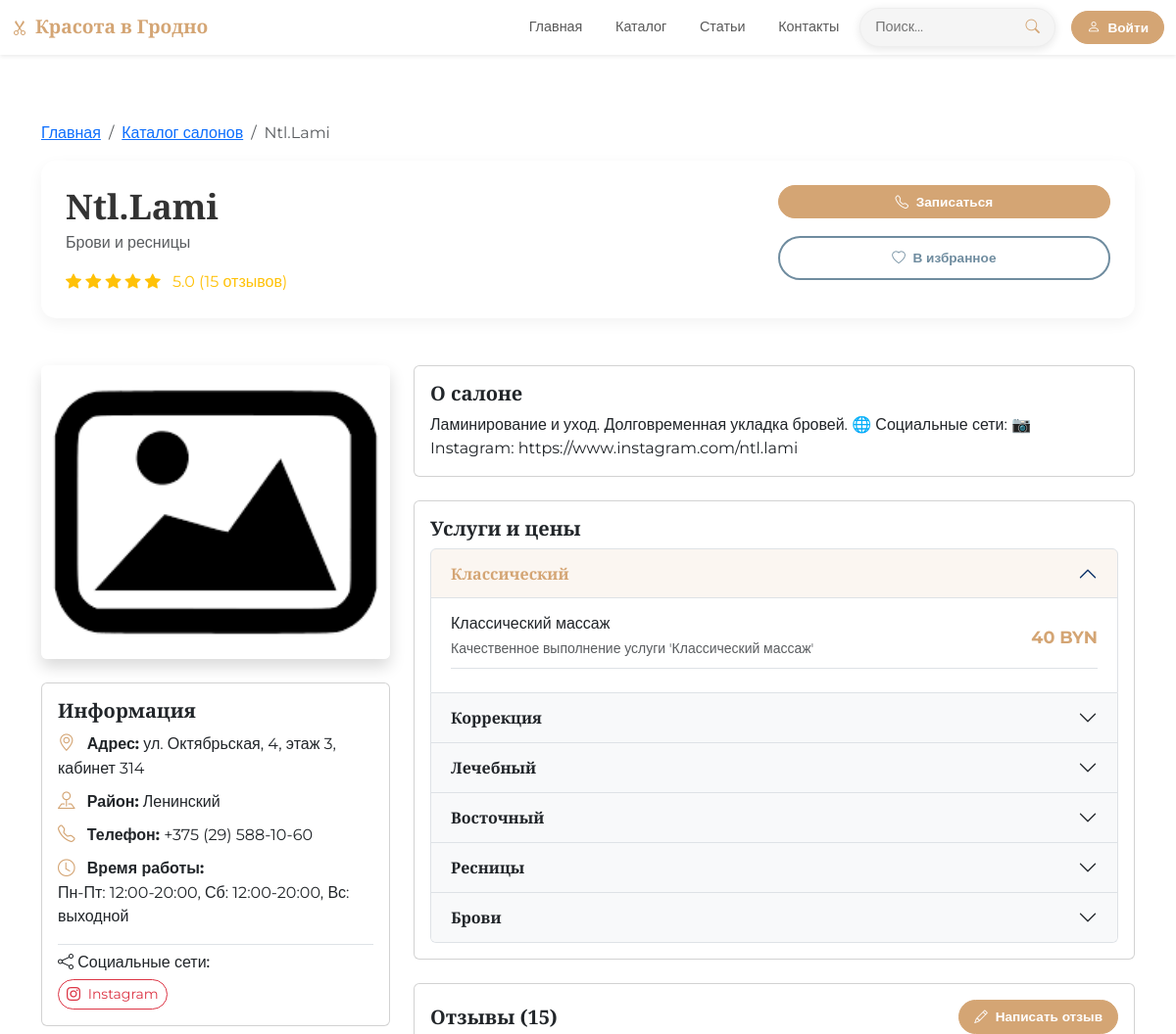
The page /catalog/24 (upper part) on the database as committed earlier.
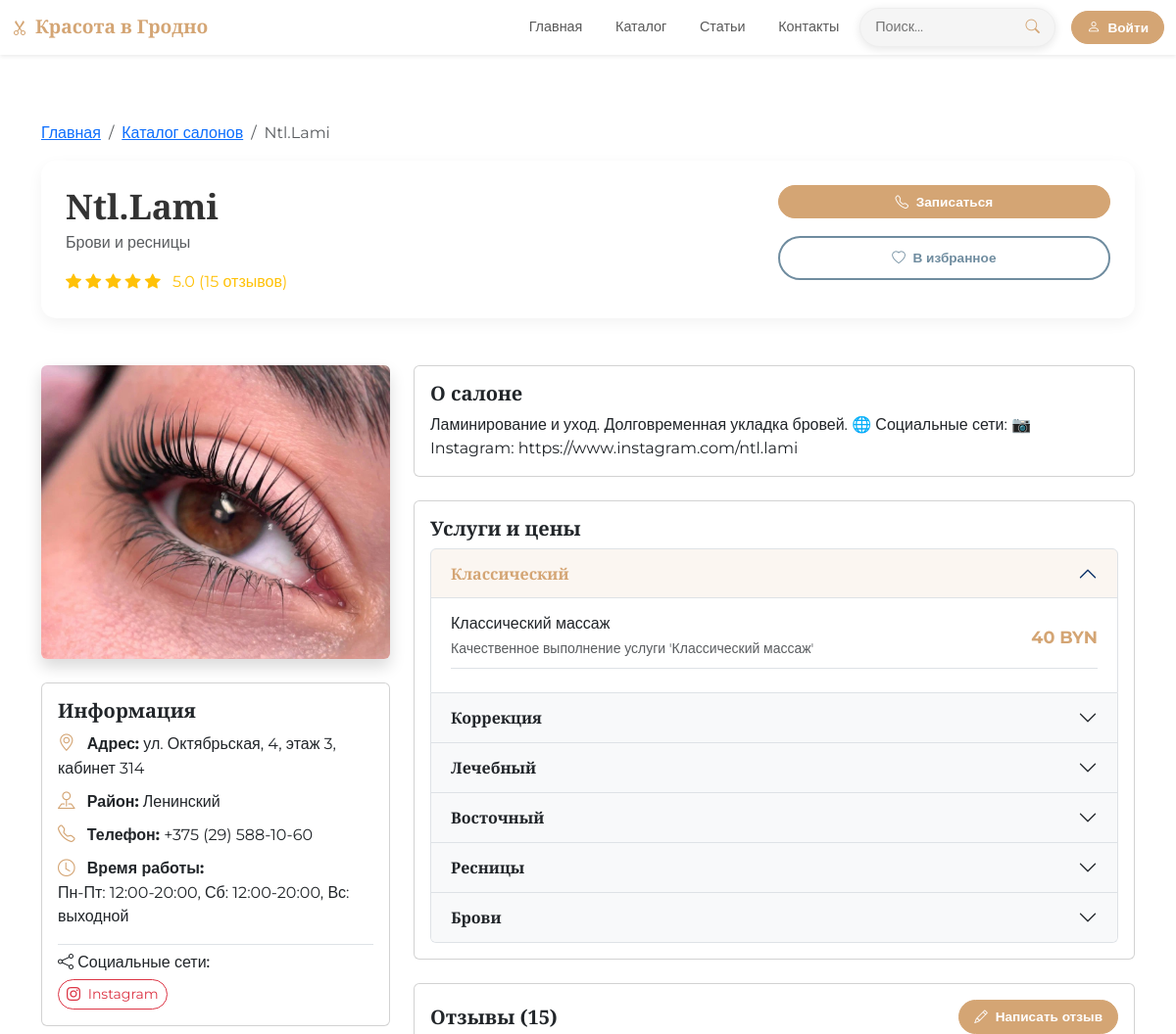
The same page on the database as committed later.
### models.py (models this page shows)
class Salon(db.Model):
    __tablename__ = 'salons'
    id = db.Column(db.Integer, primary_key=True)
    name = db.Column(db.String(200))
    category = db.Column(db.String(100))
    description = db.Column(db.Text)
    address = db.Column(db.String(300))
    district = db.Column(db.String(100))
    phone = db.Column(db.String(20))
    working_hours = db.Column(db.String(200))
    rating = db.Column(db.Float, default=0.0)
    reviews_count = db.Column(db.Integer, default=0)
    is_verified = db.Column(db.Boolean, default=False)
    image_url = db.Column(db.String(300), default='/static/img/default.png')
    created_at = db.Column(db.DateTime, server_default=db.func.now())
    social_instagram = db.Column(db.String(300))
    social_vk = db.Column(db.String(300))
    social_facebook = db.Column(db.String(300))
    social_telegram = db.Column(db.String(300))
    services = db.relationship('Service', backref='salon', lazy=True, cascade='all, delete-orphan')
    reviews = db.relationship('Review', backref='salon', lazy=True, cascade='all, delete-orphan')

### app.py (the view)
@app.route('/catalog/<int:salon_id>')
def salon_detail(salon_id):
    salon = Salon.query.get_or_404(salon_id)
    services = Service.query.filter_by(salon_id=salon_id).all()
    services_by_category = {}
    for service in services:
        if service.category not in services_by_category:
            services_by_category[service.category] = []
        services_by_category[service.category].append(service)
    reviews = Review.query.filter_by(salon_id=salon_id).all()
    return render_template('salon-detail.html',
        title=salon.name,
        salon=salon,
        services=services,
        services_by_category=services_by_category,
        reviews=reviews
    )

### app.py (called while the page is built)
@app.context_processor
def inject_now():
    return {'now': datetime.now()}

@app.context_processor
def inject_user():
    user_favorites = []
    if current_user.is_authenticated:
        user_favorites = [s.id for s in current_user.favorite_salons.all()]
    return {
        'current_user': current_user,
        'user_favorites': user_favorites
    }

### templates/salon-detail.html (shortened to what the changed rows need)
{% extends "base.html" %} {% block content %}
<div class="container mt-5 ">
  <nav aria-label="breadcrumb">
    <ol class="breadcrumb">
      <li class="breadcrumb-item"><a href="/">Главная</a></li>
      <li class="breadcrumb-item"><a href="/catalog">Каталог салонов</a></li>
      <li class="breadcrumb-item active" aria-current="page">{{ salon.name }}</li>
    </ol>
  </nav>
  <div class="salon-header mb-5">
    <div class="row">
      <div class="col-md-8">
        <h1 class="salon-title">{{ salon.name }}</h1>
        <p class="text-muted">{{ salon.category }}</p>
        <div class="d-flex flex-wrap align-items-center">
          <div class="rating me-3">
            {% for i in range(5) %}
              {% if i < salon.rating|int %}
              <i class="bi bi-star-fill text-warning"></i>
              {% elif i < salon.rating %}
              <i class="bi bi-star-half text-warning"></i>
              {% else %}
              <i class="bi bi-star text-secondary"></i>
              {% endif %}
            {% endfor %}
            <span class="ms-2">{{ "%.1f"|format(salon.rating) }} ({{ salon.reviews_count }} отзывов)</span>
          </div>
        </div>
      </div>
    </div>
  </div>
  <div class="row">
    <div class="col-md-4">
      <div class="salon-photo mb-4">
        <img
          src="{{ salon.image_url }}"
          alt="{{ salon.name }}"
          class="img-fluid rounded shadow"
          style="height: 300px; object-fit: cover; width: 100%;"
          onerror="this.src='/static/img/default.png'"
        />
      </div>
      <div class="card mb-4">
    <div class="card-body">
        <h5 class="card-title">Информация</h5>
        <p class="mb-2">
            <i class="bi bi-geo-alt service-price me-2"></i>
            <strong>Адрес:</strong> {{ salon.address }}
        </p>
        <p class="mb-2">
            <i class="bi bi-pin-map service-price me-2"></i>
            <strong>Район:</strong> {{ salon.district }}
        </p>
        {% if salon.phone %}
        <p class="mb-2">
            <i class="bi bi-telephone service-price me-2"></i>
            <strong>Телефон:</strong> {{ salon.phone }}
        </p>
        {% endif %}
        {% if salon.working_hours %}
        <p class="mb-2">
            <i class="bi bi-clock service-price me-2"></i>
            <strong>Время работы:</strong><br>
            {{ salon.working_hours|replace('\n', '<br>')|safe }}
        </p>
        {% endif %}
        {% if salon.social_instagram or salon.social_vk or salon.social_facebook or salon.social_telegram %}
        <div class="mt-3 pt-2 border-top">
            <h6 class="mb-2"><i class="bi bi-share"></i> Социальные сети:</h6>
            <div class="d-flex flex-wrap gap-2">
            </div>
        </div>
        {% endif %}
    </div>
</div>
    </div>
    <div class="col-md-8">
      <div class="card mb-4">
        <div class="card-body">
          <h5 class="card-title">О салоне</h5>
          <p class="card-text">{{ salon.description }}</p>
        </div>
      </div>
    </div>
  </div>
</div>
{% endblock %}

Rows that differ between the two databases and show on the page:
changed Salon "Ntl.Lami": image_url: picture added in place of a placeholder
